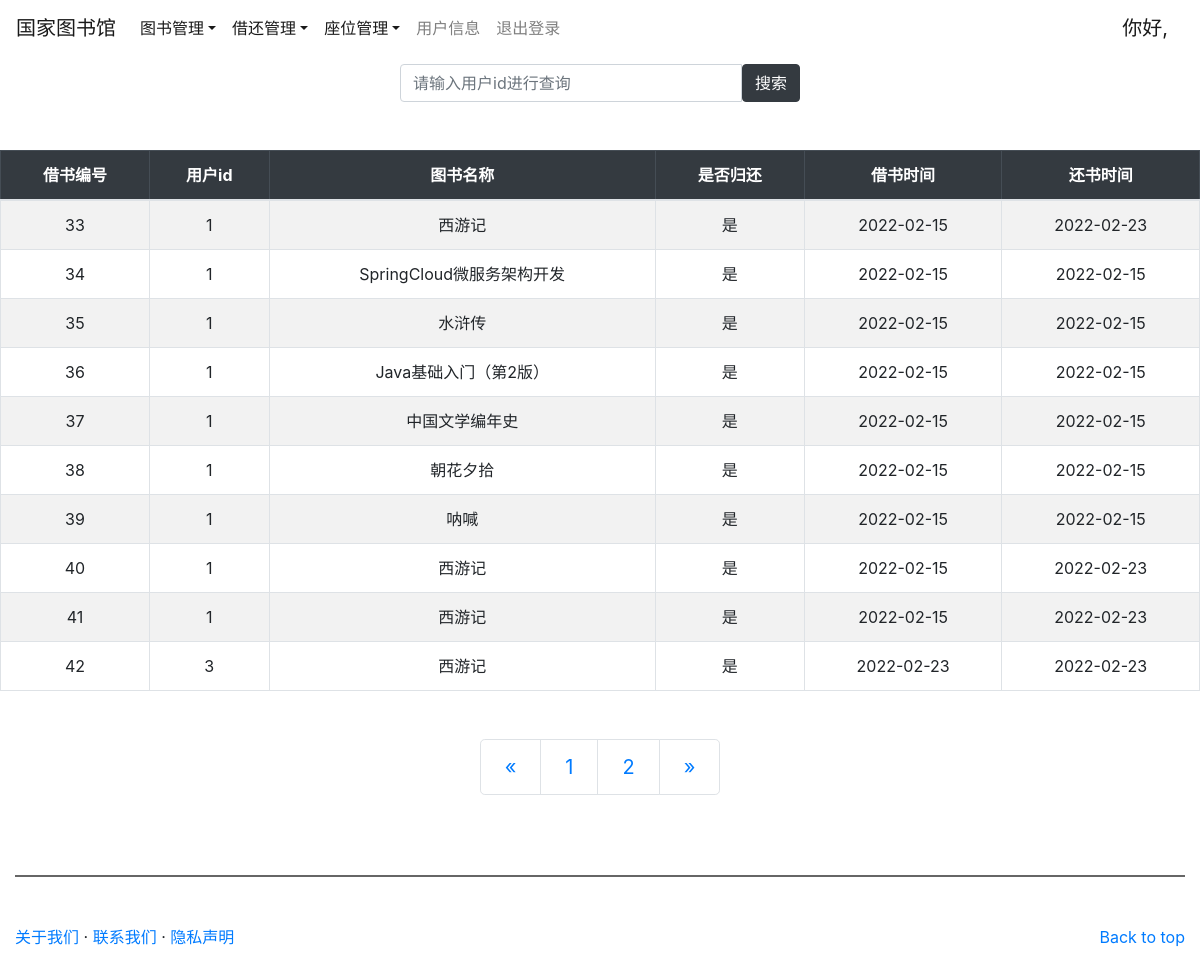
The page /Admin/jh_book2.php on the database its author committed.
### tables this page shows
CREATE TABLE `borrowdetail` (
  `tid` int(11) NOT NULL AUTO_INCREMENT,
  `user_id` int(11) NOT NULL,
  `book_id` int(11) NOT NULL,
  `status` int(11) NOT NULL COMMENT '状态  1在借2已还',
  `borrow_time` bigint(20) DEFAULT NULL,
  `return_time` bigint(20) DEFAULT NULL,
  PRIMARY KEY (`tid`) USING BTREE
);

CREATE TABLE `book` (
  `id` int(11) NOT NULL AUTO_INCREMENT,
  `book_name` varchar(255) DEFAULT NULL,
  `type_id` int(11) DEFAULT NULL,
  `author` varchar(255) DEFAULT NULL,
  `publish` varchar(255) DEFAULT NULL,
  `price` double(10,2) DEFAULT NULL,
  `number` int(11) DEFAULT NULL,
  `status` int(11) DEFAULT '1' COMMENT '状态 1上架0下架',
  `remark` varchar(255) DEFAULT NULL,
  `floor` varchar(20) DEFAULT NULL,
  PRIMARY KEY (`id`) USING BTREE
);

### tools.php (called while the page is built, shortened)
<?php
function fbname($id,$conn){
	$sql = "select book_name from book where id = '$id'";
	$result = mysqli_query($conn,$sql);
	$row = mysqli_fetch_row($result);
	return $row[0];
}

### Admin/jh_book2.php (the view, shortened to what this page needs)
<!DOCTYPE html>
<html lang="zh">
<head>
	<link rel="stylesheet" type="text/css" href="../css/bootstrap.min.css"/>
</head>
<body>
	<nav class="navbar navbar-expand-sm navbar-light">
		<a href="#" class="navbar-brand">国家图书馆</a>
		<div class="navbar-collapse collapse" id="nb">
			<ul class="navbar-nav">
				<li class="nav-item dropdown">
					<a href="#" class="nav-link active dropdown-toggle" data-toggle="dropdown">图书管理</a>
				</li>
				<li class="nav-item dropdown">
					<a href="jh_book.php" class="nav-link active dropdown-toggle" data-toggle="dropdown">借还管理</a>
				</li>
				<li class="nav-item dropdown">
					<a href="admin_index.php" class="nav-link active dropdown-toggle" data-toggle="dropdown">座位管理</a>
				</li>
				<li class="nav-item"><a href="introduce.php" class="nav-link">用户信息</a></li>
				<li class="nav-item"><a href="../index.php" class="nav-link">退出登录</a></li>
			</ul>
		</div>
		<span class="navbar-brand">你好,
		?></span>
	</nav>
	<form class="input-group mt-2 mb-3" method="post" action="" style="width: 400px; margin: 0 auto;">
		<input type="text" id="id" class="form-control input-group-lg " name="content" placeholder="请输入用户id进行查询"/>
		<button type="submit" class="btn btn-dark">搜索</button>
	</form>
	<table class="table table-hover table-bordered table-striped container-fluid mt-5" >
		<thead class="table-dark" align="center">
			<th>借书编号</th>
			<th>用户id</th>
			<th>图书名称</th>
			<th>是否归还</th>
			<th>借书时间</th>
			<th>还书时间</th>
		</thead>
		<tbody class="" align="center">
			<?php
			include_once("../conn/conn.php");
			include_once("../tools.php");
			if(!empty($_POST['content'])){
				$content = $_POST['content'];
				$sql = "select * from borrowdetail where user_id='$content';";
			}
			else{
				$sql = "select * from borrowdetail;";
			}
			$result = mysqli_query($conn,$sql);
			$number = mysqli_num_rows($result);
			if($number>0){
				if(empty($_GET['p'])){
					$p=0;
				}else{
					$p=$_GET['p'];
				}
				$endl=$p+10;
				for($i=0;$i<$endl;$i++){
					$row = mysqli_fetch_array($result);
					if($i>=$p){
						echo "<tr>";
						echo "<td>$row[0]</td><td>$row[1]</td><td>".fbname($row[2],$conn)."</td><td>".($row[3]==1?'否':'是')."</td>
						<td>".date("Y-m-d",$row[4])."</td><td>".($row[5]==null?'未还':date("Y-m-d",$row[5]))."</td>";
						echo "</tr>";
					}
				}
			}
			?>
		</tbody>
	</table>
	<ul class="pagination pagination-lg justify-content-center mt-5" style="width: 40px 0;" id="footer">
		<li class="page-item"><a href="jh_book2.php?p=0" class="page-link">&laquo;</a></li>
		<?php
			$cnt=-1;
			for($i=$number;$i!=0;$i-=10){
				if($i<0) {
					break;
				}
				else {
					$cnt+=1;
					echo "<li class='page-item'><a href='jh_book2.php ? p=".($cnt*10)."' class='page-link'>".($cnt+1)."</a></li>";
				}
			}
			echo "<li class=\"page-item\"><a href='jh_book2.php ? p=".($cnt*10)."' class=\"page-link\">&raquo;</a></li>";
		?>
	</ul>
	<?php
	include("../footer.php");
	?>
</body>
</html>

### rows shown on the page
borrowdetail: tid "33", user "1", book.book_name "西游记", status "是", borrow_time "2022-02-15", return_time "2022-02-23"
borrowdetail: tid "34", user "1", book.book_name "SpringCloud微服务架构开发", status "是", borrow_time "2022-02-15", return_time "2022-02-15"
borrowdetail: tid "35", user "1", book.book_name "水浒传", status "是", borrow_time "2022-02-15", return_time "2022-02-15"
borrowdetail: tid "36", user "1", book.book_name "Java基础入门（第2版）", status "是", borrow_time "2022-02-15", return_time "2022-02-15"
borrowdetail: tid "37", user "1", book.book_name "中国文学编年史", status "是", borrow_time "2022-02-15", return_time "2022-02-15"
borrowdetail: tid "38", user "1", book.book_name "朝花夕拾", status "是", borrow_time "2022-02-15", return_time "2022-02-15"
borrowdetail: tid "39", user "1", book.book_name "呐喊", status "是", borrow_time "2022-02-15", return_time "2022-02-15"
borrowdetail: tid "40", user "1", book.book_name "西游记", status "是", borrow_time "2022-02-15", return_time "2022-02-23"
borrowdetail: tid "41", user "1", book.book_name "西游记", status "是", borrow_time "2022-02-15", return_time "2022-02-23"
borrowdetail: tid "42", user "3", book.book_name "西游记", status "是", borrow_time "2022-02-23", return_time "2022-02-23"
